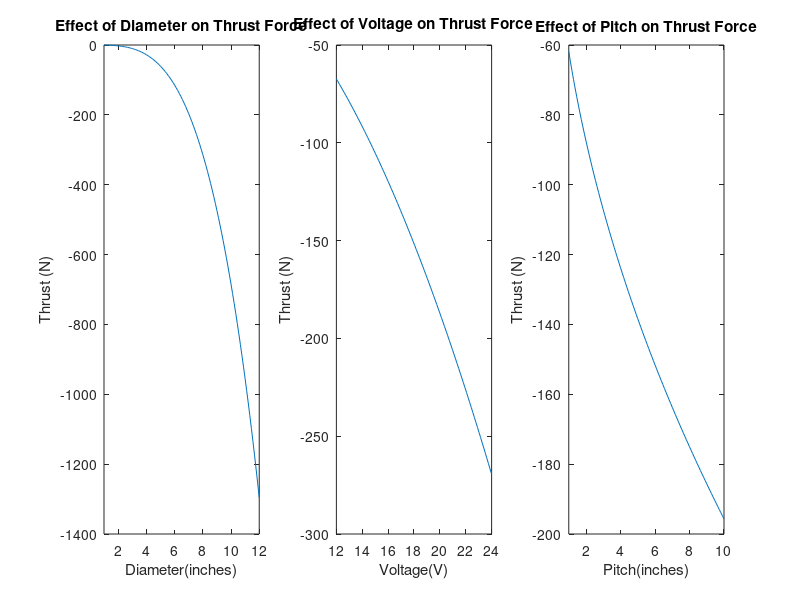
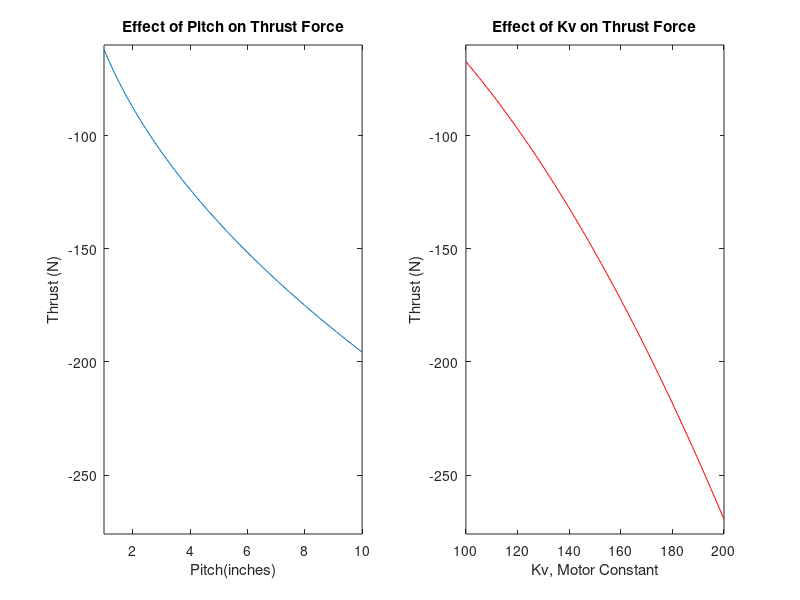

The MATLAB script that drew these images, in order:
clc
clear all
close all
tic

%%%--------Variables

% d = diameter (inches)
% p = pitch (inches)
% v = voltage (volts)

%---Average, upper & lower bounds for variables

d = 6.5;
v = 18;
p = 6;

d_lower = 1;
d_upper = 12;
v_lower = 12;
v_upper = 24;
p_lower = 1;
p_upper = 10; 

%%%--------Parameters

% Rho = Density of freshwater (kg/m^3)
% K = Motor velocity constant
% v = voltage (volts), solved using monotonicity

K = 150;
Rho = 1000;

%---Average, upper & lower bounds  for calculated/assumed parameter

k = 150;

k_lower = 100;
k_upper = 200;

%% Parametric analysis of variables in objective function

figure

subplot(1,3,1, 'align')

%Diameter plot

d_values = linspace(d_lower,d_upper, 100);
T = -(3.859*(10^-12))*pi*Rho.*(K.*v)^2.*(d_values).^3.5.*(p).^0.5;
plot(d_values,T)
xlim([d_lower d_upper])
title('Effect of Diameter on Thrust Force')
xlabel('Diameter(inches)')
ylabel('Thrust (N)')
set(gca,'Color','w')

subplot(1,3,2, 'align')

%Voltage plot

v_values = linspace(v_lower,v_upper, 100);
T2 = -(3.859*(10^-12))*pi*Rho.*(K.*v_values).^2*(d).^3.5.*(p).^0.5;
plot(v_values, T2)
xlim([v_lower v_upper])
title('Effect of Voltage on Thrust Force')
xlabel('Voltage(V)')
ylabel('Thrust (N)')
set(gca,'Color','w')

subplot(1,3,3, 'align')

%Pitch plot

p_values = linspace(p_lower,p_upper, 100);
T3 = -(3.859*(10^-12))*pi*Rho.*(K.*v).^2*(d).^3.5.*(p_values).^0.5;
plot(p_values,T3)
xlim([p_lower p_upper])
title('Effect of Pitch on Thrust Force')
xlabel('Pitch(inches)')
ylabel('Thrust (N)')
set(gca,'Color','w')



%% Sub plot for comparing Kv and Pitch 


figure 

subplot(1,2,1, 'align')

%Pitch plot

p_values = linspace(p_lower,p_upper, 100);
T3 = -(3.859*(10^-12))*pi*Rho.*(K.*v).^2*(d).^3.5.*(p_values).^0.5;
plot(p_values,T3)
xlim([p_lower p_upper])
ylim([-276 -60])
title('Effect of Pitch on Thrust Force')
xlabel('Pitch(inches)')
ylabel('Thrust (N)')
set(gca,'Color','w')

subplot(1,2,2, 'align')

%Kv plot

k_values = linspace(k_lower,k_upper, 100);
T4 = -(3.859*(10^-12))*pi*Rho.*(k_values.*v).^2*(d).^3.5.*(p).^0.5;
plot(k_values,T4, 'r')
xlim([k_lower k_upper])
ylim([-276 -60])
title('Effect of Kv on Thrust Force')
xlabel('Kv, Motor Constant')
ylabel('Thrust (N)')
set(gca,'Color','w')

